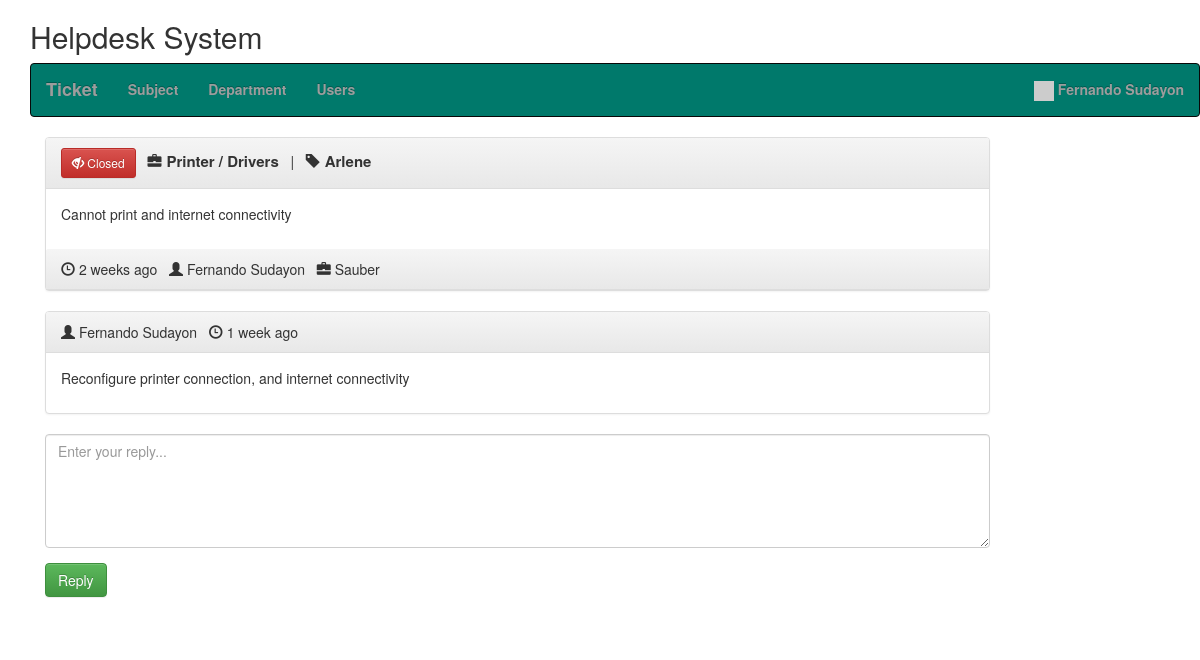
Screenshot of /view_ticket.php?id=67106dc8a0e14 (signed in) with the database file from the repository.
### tables this page shows
CREATE TABLE `hd_users` (
  `id` int(11) NOT NULL,
  `email` varchar(250) NOT NULL,
  `password` varchar(250) NOT NULL,
  `create_date` datetime NOT NULL DEFAULT current_timestamp(),
  `name` varchar(250) NOT NULL,
  `user_type` enum('admin','user') NOT NULL,
  `status` int(11) NOT NULL
);

CREATE TABLE `hd_subjects` (
  `id` int(11) NOT NULL,
  `name` varchar(120) NOT NULL,
  `status` int(11) NOT NULL DEFAULT 1
);

CREATE TABLE `hd_tickets` (
  `id` int(11) NOT NULL,
  `uniqid` varchar(20) NOT NULL,
  `user` int(11) NOT NULL,
  `createdfor` varchar(250) NOT NULL,
  `title` varchar(250) NOT NULL,
  `init_msg` text NOT NULL,
  `department` int(11) NOT NULL,
  `date` varchar(250) NOT NULL,
  `dateresolved` varchar(250) NOT NULL,
  `last_reply` int(11) NOT NULL,
  `user_read` int(11) NOT NULL,
  `admin_read` int(11) NOT NULL,
  `resolved` int(11) NOT NULL
);

CREATE TABLE `hd_departments` (
  `id` int(11) NOT NULL,
  `name` varchar(250) NOT NULL,
  `status` int(11) NOT NULL DEFAULT 1
);

CREATE TABLE `hd_ticket_replies` (
  `id` int(11) NOT NULL,
  `user` int(11) NOT NULL,
  `text` text NOT NULL,
  `ticket_id` text NOT NULL,
  `date` varchar(20) NOT NULL,
  `user_read` int(11) NOT NULL
);

### class/Database.php (called while the page is built, shortened)
<?php
class Database {
    public function dbConnect() {
        static $DBH = null;
        if (is_null($DBH)) {
			$connection = new mysqli(HOST, USER, PASSWORD, DATABASE);
			if($connection->connect_error){
				die("Error failed to connect to MySQL: " . $connection->connect_error);
			} else {
				$DBH = $connection;
			}
        }
        return $DBH;
    }
}

### init.php (called while the page is built, shortened)
<?php
require 'class/Database.php';
require 'class/Users.php';
require 'class/Time.php';
require 'class/Tickets.php';
require 'class/Subject.php';
$users = new Users;
$time = new Time;
$subject = new Subject;
$tickets = new Tickets;

### class/Users.php (called while the page is built, shortened)
<?php
class Users extends Database {
	private $userTable = 'hd_users';
	private $dbConnect = false;
	public function __construct(){
        $this->dbConnect = $this->dbConnect();
    }
	public function getUserInfo() {
		if(!empty($_SESSION["userid"])) {
			$sqlQuery = "SELECT name, email, create_date, user_type, status FROM ".$this->userTable."
				WHERE id ='".$_SESSION["userid"]."'";
			$result = mysqli_query($this->dbConnect, $sqlQuery);
			$userDetails = mysqli_fetch_assoc($result);
			return $userDetails;
		}
	}
}

### class/Tickets.php (called while the page is built, shortened)
<?php
class Tickets extends Database {
    private $ticketTable = 'hd_tickets';
	private $ticketRepliesTable = 'hd_ticket_replies';
	private $dbConnect = false;
	public function __construct(){
        $this->dbConnect = $this->dbConnect();
    }
    public function ticketInfo($id) {
		$sqlQuery = "SELECT t.id, t.uniqid, t.title, t.user as tUser, t.createdFor as cfor, t.init_msg as tmessage, t.date, t.dateresolved, t.last_reply, t.resolved, u.name as creater, u.user_type as userType, d.name as department
			FROM ".$this->ticketTable." t
			LEFT JOIN hd_users u ON t.user = u.id
			LEFT JOIN hd_subjects s ON t.title = s.id
			LEFT JOIN hd_departments d ON t.department = d.id
			WHERE t.uniqid = '".$id."'";
		$result = mysqli_query($this->dbConnect, $sqlQuery);
        $tickets = mysqli_fetch_assoc($result);
        return $tickets;
    }
	public function getTicketReplies($id) {
		$sqlQuery = "SELECT r.id, r.text as message, r.date, u.name as creater, d.name as department, u.user_type
			FROM ".$this->ticketRepliesTable." r
			LEFT JOIN ".$this->ticketTable." t ON r.ticket_id = t.id
			LEFT JOIN hd_users u ON r.user = u.id
			LEFT JOIN hd_subjects s ON t.title = s.id
			LEFT JOIN hd_departments d ON t.department = d.id
			WHERE r.ticket_id = '".$id."'";
		$result = mysqli_query($this->dbConnect, $sqlQuery);
       	$data= array();
		while ($row = mysqli_fetch_array($result, MYSQLI_ASSOC)) {
			$data[]=$row;
		}
        return $data;
    }
	public function updateTicketReadStatus($ticketId) {
		$updateField = '';
		if(isset($_SESSION["admin"])) {
			$updateField = "admin_read = '1'";
		} else {
			$updateField = "user_read = '1'";
		}
		$updateTicket = "UPDATE ".$this->ticketTable."
			SET $updateField
			WHERE id = '".$ticketId."'";
		mysqli_query($this->dbConnect, $updateTicket);
	}
}

### class/Subject.php (called while the page is built, shortened)
<?php
class Subject extends Database {
	private $subjectsTable = 'hd_subjects';
	private $dbConnect = false;
	public function __construct(){
        $this->dbConnect = $this->dbConnect();
    }
	public function getSubjectDetail($id) {
		$sqlQuery = "
				SELECT id, name, status
				FROM ".$this->subjectsTable."
				WHERE id = '".$id."'";
		$result = mysqli_query($this->dbConnect, $sqlQuery);
		$row = mysqli_fetch_array($result, MYSQLI_ASSOC);
		return $row;
	}
}

### class/Time.php (called while the page is built, shortened)
<?php
class Time extends Database {
    public function ago($time) {
        $periods = array("second", "minute", "hour", "day", "week", "month", "year", "decade");
        $lengths = array("60","60","24","7","4.35","12","10");
        $now = time();
        $difference = $now - $time;
        for($j = 0; $difference >= $lengths[$j] && $j < count($lengths)-1; $j++) {
            $difference /= $lengths[$j];
        }
        $difference = round($difference);
        if($difference != 1) {
            $periods[$j].= "s";
        }
        return $difference . " " . $periods[$j] . " ago";
    }
}

### view_ticket.php (the view, shortened to what this page needs)
<?php
include 'init.php';
include('inc/header.php');
$ticketDetails = $tickets->ticketInfo($_GET['id']);
$ticketReplies = $tickets->getTicketReplies($ticketDetails['id']);
$subjectTitle = $subject->getSubjectDetail($ticketDetails['title']);
$user = $users->getUserInfo();
?>
<link rel="stylesheet" href="css/style.css" />
<?php include('inc/container.php');?>
<div class="container">
	<div class="row home-sections">
	<h2>Helpdesk System</h2>
	<?php include('menus.php'); ?>
	</div>
	<section class="comment-list">
		<article class="row">
			<div class="col-md-10 col-sm-10">
				<div class="panel panel-default arrow left">
					<div class="panel-heading right">
						<?php if($ticketDetails['resolved']) { ?>
							<button type="button" class="btn btn-danger btn-sm">
								<span class="glyphicon glyphicon-eye-close"></span> Closed
							</button>
						<?php } else { ?>
							<button type="button" class="btn btn-success btn-sm">
								<span class="glyphicon glyphicon-eye-open"></span> Open
							</button>
						<?php } ?>
						&nbsp;&nbsp;<span class="glyphicon glyphicon-briefcase"> </span><span class="ticket-subject"><?php echo $subjectTitle['name']; ?></span>
						&nbsp;&nbsp;|&nbsp;&nbsp;
						<span class="glyphicon glyphicon-tag"> </span><bsp;span class="ticket-subject"><?php echo $ticketDetails['cfor']; ?></span>
					</div>
					<div class="panel-body">
						<div class="comment-post">
						<p>
						<?php
							echo $ticketDetails['tmessage'];
						?>
						</p>
						</div>
					</div>
					<div class="panel-heading right">
						<span class="glyphicon glyphicon-time"></span> <time class="comment-date" datetime="16-12-2014 01:05"><i class="fa fa-clock-o"></i> <?php echo $time->ago($ticketDetails['date']); ?></time>
						&nbsp;&nbsp;<span class="glyphicon glyphicon-user"></span> <?php echo $ticketDetails['creater']; ?>
						&nbsp;&nbsp;<span class="glyphicon glyphicon-briefcase"></span> <?php echo $ticketDetails['department']; ?>
					</div>
				</div>
			</div>
		</article>
		<?php foreach ($ticketReplies as $replies) { ?>
			<article class="row">
				<div class="col-md-10 col-sm-10">
					<div class="panel panel-default arrow right">
						<div class="panel-heading">
							<?php if($replies['user_type'] == 'admin') { ?>
								<span class="glyphicon glyphicon-user"></span> <?php echo ucfirst($replies['creater']); ?>
							<?php } else { ?>
								<span class="glyphicon glyphicon-user"></span> <?php echo $replies['creater']; ?>
							<?php } ?>
							&nbsp;&nbsp;<span class="glyphicon glyphicon-time"></span> <time class="comment-date" datetime="16-12-2014 01:05"><i class="fa fa-clock-o"></i> <?php echo $time->ago($replies['date']); ?></time>
						</div>
						<div class="panel-body">
							<div class="comment-post">
							<p>
							<?php echo $replies['message']; ?>
							</p>
							</div>
						</div>
					</div>
				</div>
			</article>
		<?php } ?>
		<form method="post" id="ticketReply">
			<article class="row">
				<div class="col-md-10 col-sm-10">
					<div class="form-group">
						<textarea class="form-control" rows="5" id="message" name="message" placeholder="Enter your reply..." required></textarea>
					</div>
			</div>
			</article>
			<article class="row">
				<div class="col-md-10 col-sm-10">
					<div class="form-group">
						<input type="submit" name="reply" id="reply" class="btn btn-success" value="Reply" />
					</div>
				</div>
			</article>
		</form>
	</section>
</div>
<?php include('inc/footer.php');?>

### menus.php (shortened to what this page needs)
<nav class="navbar navbar-inverse" style="background:#00796B;color:#f6f8f9;font-weight:bold;">
	<div class="container-fluid">
		<ul class="nav navbar-nav menus">
			<li id="ticket"><a href="ticket.php" class="navbar-brand">Ticket</a></li>
			<?php if(isset($_SESSION["admin"])) { ?>
				<li id="subject"><a href="subject.php" >Subject</a></li>
				<li id="department"><a href="department.php" >Department</a></li>
				<li id="user"><a href="user.php" >Users</a></li>
			<?php } ?>
		</ul>
		<ul class="nav navbar-nav navbar-right">
			<li class="dropdown">
				<a href="#" class="dropdown-toggle" data-toggle="dropdown"><span class="label label-pill label-danger count"></span>
				<img src="//gravatar.com/avatar/<?php echo md5($user['email']); ?>?s=100" width="20px">&nbsp;<?php if(isset($_SESSION["userid"])) { echo $user['name']; } ?></a>
			</li>
		</ul>
	</div>
</nav>

### css/style.css (style rules this page uses)
.ticket-subject { font-weight:bold; font-size:15px; margin-left:5px; }

### rows the page displays
hd_users: name "Fernando Sudayon"
hd_subjects: name "Printer / Drivers"
hd_tickets: createdfor "Arlene", init_msg "Cannot print and internet connectivity", date "2 weeks ago", hd_users.name "Fernando Sudayon", hd_departments.name "Sauber"
hd_ticket_replies: hd_users.name "Fernando Sudayon", date "1 week ago", text "Reconfigure printer connection, and internet connectivity"
